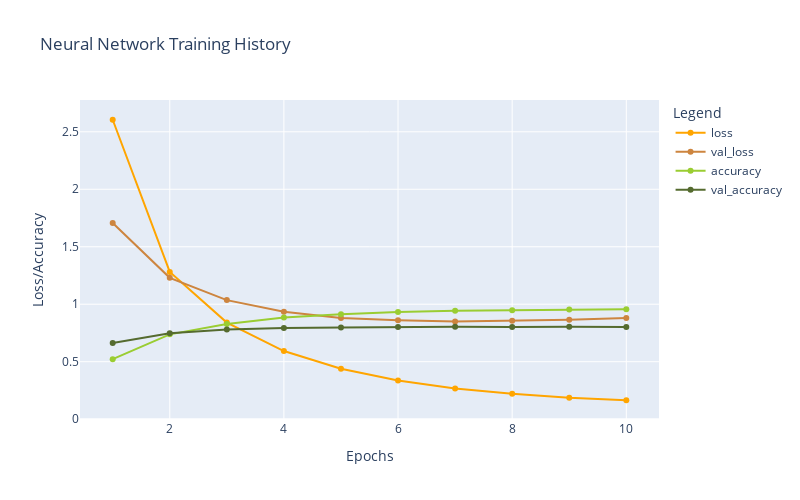

Notebook code cell kept with this figure:
### Code cell
plot_history(historyA)

### Figure 1 — Plotly figure (JSON) as saved in the notebook; plotly's stock layout.template omitted (floating-point values rounded to 4 significant figures)
{"data": [{"hovertemplate": "Legend=loss<br>Epochs=%{x}<br>Loss/Accuracy=%{y}<extra></extra>", "legendgroup": "loss", "line": {"color": "orange", "dash": "solid"}, "marker": {"symbol": "circle"}, "mode": "lines+markers", "name": "loss", "orientation": "v", "showlegend": true, "type": "scatter", "x": [1, 2, 3, 4, 5, 6, 7, 8, 9, 10], "xaxis": "x", "y": [2.605, 1.281, 0.8404, 0.593, 0.4384, 0.336, 0.2664, 0.2205, 0.1859, 0.1647], "yaxis": "y"}, {"hovertemplate": "Legend=val_loss<br>Epochs=%{x}<br>Loss/Accuracy=%{y}<extra></extra>", "legendgroup": "val_loss", "line": {"color": "peru", "dash": "solid"}, "marker": {"symbol": "circle"}, "mode": "lines+markers", "name": "val_loss", "orientation": "v", "showlegend": true, "type": "scatter", "x": [1, 2, 3, 4, 5, 6, 7, 8, 9, 10], "xaxis": "x", "y": [1.706, 1.23, 1.036, 0.9341, 0.8812, 0.8616, 0.8506, 0.8558, 0.8639, 0.8797], "yaxis": "y"}, {"hovertemplate": "Legend=accuracy<br>Epochs=%{x}<br>Loss/Accuracy=%{y}<extra></extra>", "legendgroup": "accuracy", "line": {"color": "yellowgreen", "dash": "solid"}, "marker": {"symbol": "circle"}, "mode": "lines+markers", "name": "accuracy", "orientation": "v", "showlegend": true, "type": "scatter", "x": [1, 2, 3, 4, 5, 6, 7, 8, 9, 10], "xaxis": "x", "y": [0.5224, 0.7379, 0.8289, 0.8843, 0.912, 0.9314, 0.9423, 0.9479, 0.9535, 0.9557], "yaxis": "y"}, {"hovertemplate": "Legend=val_accuracy<br>Epochs=%{x}<br>Loss/Accuracy=%{y}<extra></extra>", "legendgroup": "val_accuracy", "line": {"color": "darkolivegreen", "dash": "solid"}, "marker": {"symbol": "circle"}, "mode": "lines+markers", "name": "val_accuracy", "orientation": "v", "showlegend": true, "type": "scatter", "x": [1, 2, 3, 4, 5, 6, 7, 8, 9, 10], "xaxis": "x", "y": [0.6634, 0.7467, 0.7796, 0.7925, 0.797, 0.8023, 0.8032, 0.801, 0.8045, 0.8014], "yaxis": "y"}], "layout": {"height": 500, "legend": {"title": {"text": "Legend"}, "tracegroupgap": 0}, "title": {"text": "Neural Network Training History"}, "width": 800, "xaxis": {"anchor": "y", "domain": [0, 1], "title": {"text": "Epochs"}}, "yaxis": {"anchor": "x", "domain": [0, 1], "title": {"text": "Loss/Accuracy"}}}}
